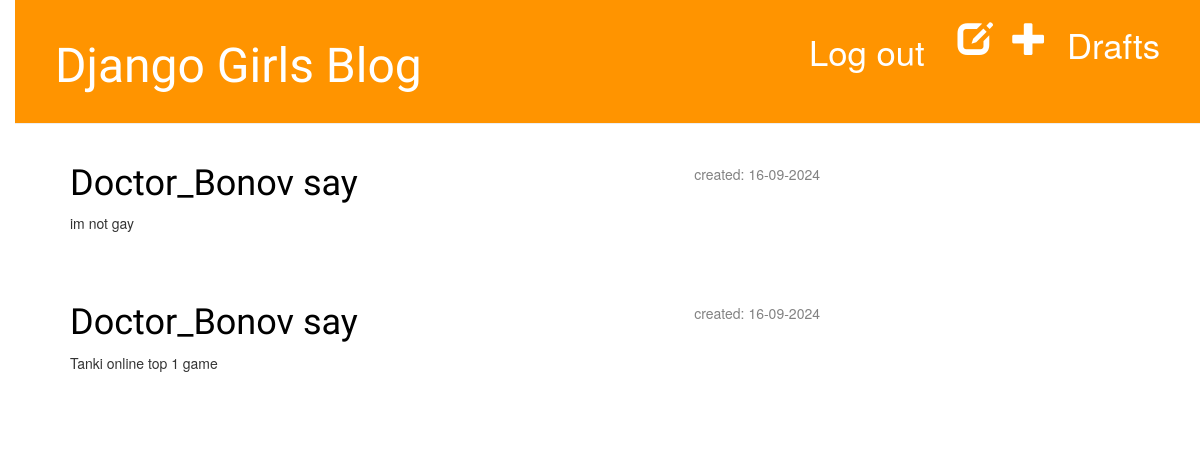
Page /drafts/ (signed in) on the committed database.
### blog/models.py (models this page shows, shortened)
class Post(models.Model):
    author = models.ForeignKey(settings.AUTH_USER_MODEL, on_delete=models.CASCADE)
    title = models.CharField(max_length=200)
    text = models.TextField()
    created_date = models.DateTimeField(
            default=timezone.now)
    published_date = models.DateTimeField(
            blank=True, null=True)

### blog/views.py (the view)
# urls.py: path('drafts/', views.post_draft_list, name='post_draft_list'),
@login_required
def post_draft_list(request):
    posts = Post.objects.filter(published_date__isnull=True).order_by('created_date')
    return render(request, 'blog/post_draft_list.html', {'posts': posts})

### blog/templates/blog/post_draft_list.html
{% extends 'blog/base.html' %}
{% block content %}
    {% for post in posts %}
        <div class="post">
            <p class="date">created: {{ post.created_date|date:'d-m-Y' }}</p>
            <h1><a href="{% url 'post_detail' pk=post.pk %}">{{ post.title }}</a></h1>
            <p>{{ post.text|truncatechars:200 }}</p>
        </div>
    {% endfor %}
{% endblock %}

### blog/static/css/blog.css (style rules this page uses)
h1 a { color: #FCA205; font-family: 'Lobster'; }
body { padding-left: 15px; }
h1, h2, h3, h4 { font-family: 'Lobster', cursive; }
.date { float: right; color: #828282; }
.post { margin-bottom: 70px; }
.post h1 a, .post h1 a:visited { color: #000000; }

### rows in the picture
Post: created_date "16-09-2024", title "Doctor_Bonov say", text "im not gay"
Post: created_date "16-09-2024", title "Doctor_Bonov say", text "Tanki online top 1 game"
